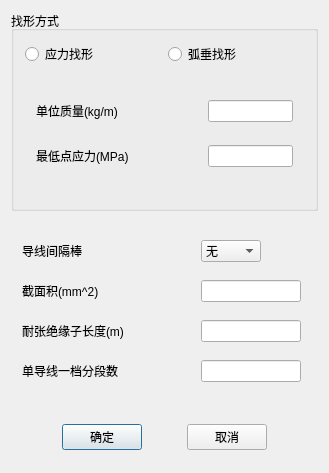
<?xml version="1.0" encoding="UTF-8"?>
<ui version="4.0">
 <class>SeniorClass</class>
 <widget class="QDialog" name="SeniorClass">
  <property name="geometry">
   <rect>
    <x>0</x>
    <y>0</y>
    <width>329</width>
    <height>473</height>
   </rect>
  </property>
  <property name="windowTitle">
   <string>Senior</string>
  </property>
  <layout class="QGridLayout" name="gridLayout_5">
   <item row="0" column="0">
    <widget class="QGroupBox" name="groupBox">
     <property name="maximumSize">
      <size>
       <width>16777215</width>
       <height>200</height>
      </size>
     </property>
     <property name="title">
      <string>找形方式</string>
     </property>
     <layout class="QGridLayout" name="gridLayout_4">
      <item row="0" column="0">
       <widget class="QRadioButton" name="rad_stress">
        <property name="text">
         <string>应力找形</string>
        </property>
       </widget>
      </item>
      <item row="0" column="1">
       <widget class="QRadioButton" name="rad_sag">
        <property name="text">
         <string>弧垂找形</string>
        </property>
       </widget>
      </item>
      <item row="1" column="0" colspan="2">
       <widget class="QStackedWidget" name="stackedWidget">
        <property name="maximumSize">
         <size>
          <width>16777215</width>
          <height>200</height>
         </size>
        </property>
        <property name="currentIndex">
         <number>0</number>
        </property>
        <widget class="QWidget" name="page">
         <layout class="QGridLayout" name="gridLayout">
          <item row="0" column="1">
           <spacer name="horizontalSpacer">
            <property name="orientation">
             <enum>Qt::Horizontal</enum>
            </property>
            <property name="sizeHint" stdset="0">
             <size>
              <width>89</width>
              <height>20</height>
             </size>
            </property>
           </spacer>
          </item>
          <item row="3" column="0">
           <widget class="QLabel" name="label_3">
            <property name="text">
             <string>最低点应力(MPa)</string>
            </property>
           </widget>
          </item>
          <item row="3" column="1">
           <spacer name="horizontalSpacer_3">
            <property name="orientation">
             <enum>Qt::Horizontal</enum>
            </property>
            <property name="sizeHint" stdset="0">
             <size>
              <width>89</width>
              <height>20</height>
             </size>
            </property>
           </spacer>
          </item>
          <item row="0" column="0">
           <widget class="QLabel" name="label">
            <property name="text">
             <string>单位质量(kg/m)</string>
            </property>
           </widget>
          </item>
          <item row="0" column="2">
           <widget class="QLineEdit" name="bizai_Btn">
            <property name="maximumSize">
             <size>
              <width>100</width>
              <height>16777215</height>
             </size>
            </property>
           </widget>
          </item>
          <item row="3" column="2">
           <widget class="QLineEdit" name="li_Btn">
            <property name="maximumSize">
             <size>
              <width>100</width>
              <height>16777215</height>
             </size>
            </property>
           </widget>
          </item>
         </layout>
        </widget>
        <widget class="QWidget" name="page_2">
         <layout class="QGridLayout" name="gridLayout_2">
          <item row="0" column="0">
           <widget class="QLabel" name="label_4">
            <property name="text">
             <string>弧垂(m)</string>
            </property>
           </widget>
          </item>
          <item row="0" column="1">
           <spacer name="horizontalSpacer_7">
            <property name="orientation">
             <enum>Qt::Horizontal</enum>
            </property>
            <property name="sizeHint" stdset="0">
             <size>
              <width>84</width>
              <height>20</height>
             </size>
            </property>
           </spacer>
          </item>
          <item row="0" column="2">
           <widget class="QLineEdit" name="sag_edit"/>
          </item>
          <item row="0" column="3">
           <spacer name="horizontalSpacer_8">
            <property name="orientation">
             <enum>Qt::Horizontal</enum>
            </property>
            <property name="sizeHint" stdset="0">
             <size>
              <width>83</width>
              <height>20</height>
             </size>
            </property>
           </spacer>
          </item>
         </layout>
        </widget>
       </widget>
      </item>
     </layout>
    </widget>
   </item>
   <item row="1" column="0">
    <widget class="QWidget" name="widget" native="true">
     <property name="maximumSize">
      <size>
       <width>16777215</width>
       <height>250</height>
      </size>
     </property>
     <layout class="QGridLayout" name="gridLayout_3">
      <item row="0" column="0" colspan="2">
       <widget class="QLabel" name="label_7">
        <property name="text">
         <string>导线间隔棒</string>
        </property>
       </widget>
      </item>
      <item row="3" column="2">
       <spacer name="horizontalSpacer_12">
        <property name="orientation">
         <enum>Qt::Horizontal</enum>
        </property>
        <property name="sizeHint" stdset="0">
         <size>
          <width>35</width>
          <height>20</height>
         </size>
        </property>
       </spacer>
      </item>
      <item row="0" column="2">
       <spacer name="horizontalSpacer_9">
        <property name="orientation">
         <enum>Qt::Horizontal</enum>
        </property>
        <property name="sizeHint" stdset="0">
         <size>
          <width>44</width>
          <height>20</height>
         </size>
        </property>
       </spacer>
      </item>
      <item row="0" column="5">
       <widget class="QComboBox" name="Sp_choose">
        <property name="maximumSize">
         <size>
          <width>60</width>
          <height>16777215</height>
         </size>
        </property>
        <item>
         <property name="text">
          <string>无</string>
         </property>
        </item>
        <item>
         <property name="text">
          <string>公式</string>
         </property>
        </item>
        <item>
         <property name="text">
          <string>指定</string>
         </property>
        </item>
       </widget>
      </item>
      <item row="3" column="0" colspan="2">
       <widget class="QLabel" name="label_5">
        <property name="text">
         <string>单导线一档分段数</string>
        </property>
       </widget>
      </item>
      <item row="2" column="2">
       <spacer name="horizontalSpacer_10">
        <property name="orientation">
         <enum>Qt::Horizontal</enum>
        </property>
        <property name="sizeHint" stdset="0">
         <size>
          <width>40</width>
          <height>20</height>
         </size>
        </property>
       </spacer>
      </item>
      <item row="2" column="0" colspan="2">
       <widget class="QLabel" name="label_11">
        <property name="text">
         <string>耐张绝缘子长度(m)</string>
        </property>
       </widget>
      </item>
      <item row="2" column="5">
       <widget class="QLineEdit" name="nz_Len">
        <property name="maximumSize">
         <size>
          <width>100</width>
          <height>16777215</height>
         </size>
        </property>
       </widget>
      </item>
      <item row="3" column="5" colspan="2">
       <widget class="QLineEdit" name="N_pts">
        <property name="maximumSize">
         <size>
          <width>100</width>
          <height>16777215</height>
         </size>
        </property>
       </widget>
      </item>
      <item row="1" column="0">
       <widget class="QLabel" name="label_2">
        <property name="text">
         <string>截面积(mm^2)</string>
        </property>
       </widget>
      </item>
      <item row="1" column="2">
       <spacer name="horizontalSpacer_2">
        <property name="orientation">
         <enum>Qt::Horizontal</enum>
        </property>
        <property name="sizeHint" stdset="0">
         <size>
          <width>40</width>
          <height>20</height>
         </size>
        </property>
       </spacer>
      </item>
      <item row="1" column="5">
       <widget class="QLineEdit" name="Btn_Area">
        <property name="maximumSize">
         <size>
          <width>100</width>
          <height>16777215</height>
         </size>
        </property>
       </widget>
      </item>
     </layout>
    </widget>
   </item>
   <item row="2" column="0">
    <widget class="QWidget" name="widget_2" native="true">
     <property name="maximumSize">
      <size>
       <width>16777215</width>
       <height>50</height>
      </size>
     </property>
     <layout class="QHBoxLayout" name="horizontalLayout">
      <item>
       <spacer name="horizontalSpacer_4">
        <property name="orientation">
         <enum>Qt::Horizontal</enum>
        </property>
        <property name="sizeHint" stdset="0">
         <size>
          <width>103</width>
          <height>20</height>
         </size>
        </property>
       </spacer>
      </item>
      <item>
       <widget class="QPushButton" name="OK_Btn">
        <property name="text">
         <string>确定</string>
        </property>
       </widget>
      </item>
      <item>
       <spacer name="horizontalSpacer_5">
        <property name="orientation">
         <enum>Qt::Horizontal</enum>
        </property>
        <property name="sizeHint" stdset="0">
         <size>
          <width>103</width>
          <height>20</height>
         </size>
        </property>
       </spacer>
      </item>
      <item>
       <widget class="QPushButton" name="Cancel_Btn">
        <property name="text">
         <string>取消</string>
        </property>
       </widget>
      </item>
      <item>
       <spacer name="horizontalSpacer_6">
        <property name="orientation">
         <enum>Qt::Horizontal</enum>
        </property>
        <property name="sizeHint" stdset="0">
         <size>
          <width>103</width>
          <height>20</height>
         </size>
        </property>
       </spacer>
      </item>
     </layout>
    </widget>
   </item>
  </layout>
 </widget>
 <layoutdefault spacing="6" margin="11"/>
 <resources/>
 <connections/>
</ui>
